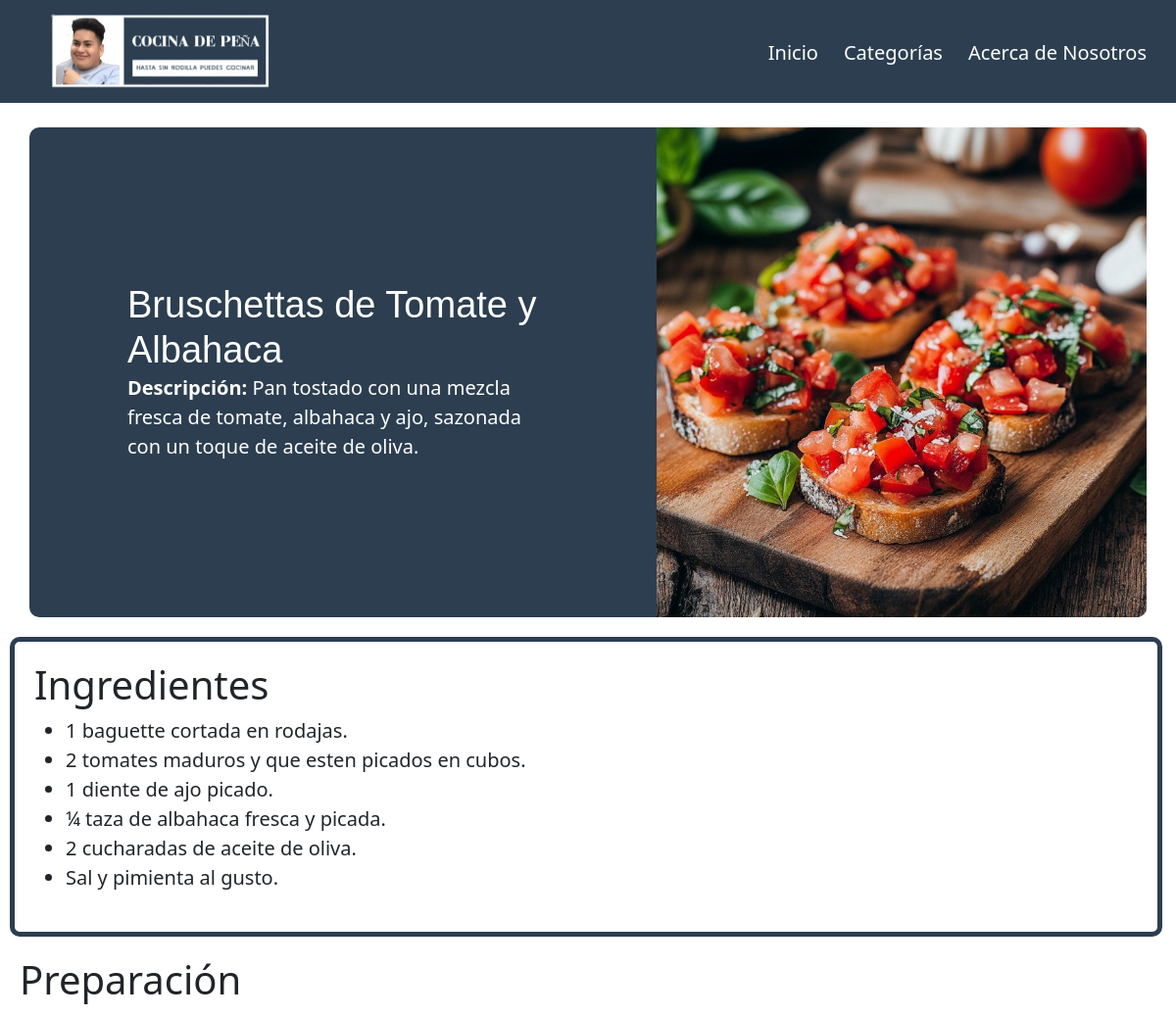
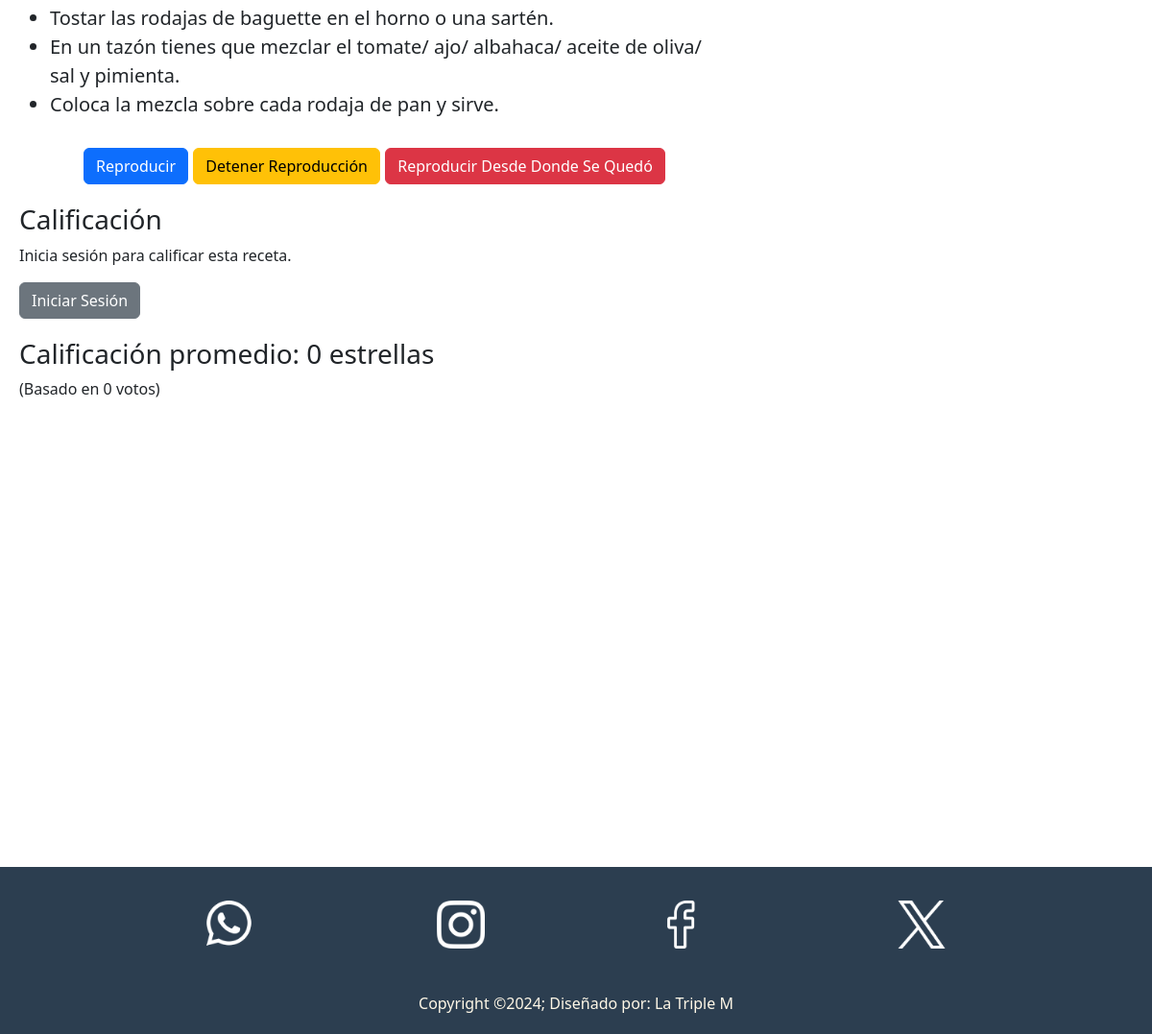
Page /receta.php?id=9 on the committed database (2 pictures, top to bottom).
### tables this page shows
CREATE TABLE `recetas` (
  `id` int(11) NOT NULL,
  `img` varchar(255) NOT NULL,
  `nombre` varchar(100) NOT NULL,
  `micro` varchar(250) NOT NULL,
  `categorias` varchar(255) DEFAULT NULL,
  `preparacion` text NOT NULL,
  `ingredientes` text NOT NULL,
  `calificacion_promedio` float DEFAULT 0,
  `numero_votos` int(11) DEFAULT 0
);

### receta.php (the view, shortened to what this page needs)
<?php
$servername = "localhost";
$username = "root";
$password = "";
$dbname = "cocina";
$mysqli = new mysqli($servername, $username, $password, $dbname);
$receta_id = isset($_GET['id']) ? (int)$_GET['id'] : 0;
$sql = "SELECT * FROM recetas WHERE id = ?";
$stmt = $mysqli->prepare($sql);
$stmt->bind_param("i", $receta_id);
$stmt->execute();
$result = $stmt->get_result();
if ($row = $result->fetch_assoc()):
?>
<!DOCTYPE html>
<html lang="en">
<head>
    <link href="https://cdn.jsdelivr.net/npm/bootstrap@5.3.0-alpha1/dist/css/bootstrap.min.css" rel="stylesheet">
    <link rel="stylesheet" href="css/styles.css">
</head>
<body>
    <header>
        <nav class="navbar navbar-expand-lg navbar-dark bg-dark">
            <div class="container-fluid">
                <a class="navbar-brand" href="index.php"><img src="img/logos/10.png" alt="Logo"></a>
                <div class="collapse navbar-collapse" id="navbarNav">
                    <ul class="navbar-nav ms-auto">
                        <li class="nav-item"><a class="nav-link" href="index.php">Inicio</a></li>
                        <li class="nav-item"><a class="nav-link" href="pages/categorias.html">Categorías</a></li>
                        <li class="nav-item"><a class="nav-link" href="pages/nosotros.html">Acerca de Nosotros</a></li>
                    </ul>
                </div>
            </div>
        </nav>
    </header>
    <main>
        <div class="contenedor_receta">
            <div class="texto" id="titulo">
                <h1 class="card-title"><?= htmlspecialchars($row['nombre']) ?></h1>
                <p class="card-text"><strong>Descripción: </strong><?= htmlspecialchars($row['micro']) ?></p>
            </div>
            <?php if (!empty($row['img'])): ?>
                <img src="<?= htmlspecialchars($row['img']) ?>" alt="Imagen de la receta" class="img-fluid">
            <?php else: ?>
                <p>No hay imagen disponible</p>
            <?php endif; ?>
        </div>
        <div class="contenedor_ingredientes" id="ingredientes">
            <h1>Ingredientes</h1>
            <div class="ingredientes">
                <div class="overflow-auto" style="height: 200px;">
                    <ul id="scrollspyHeading1">
                        <?php
                        $ingredientes = explode(',', $row['ingredientes']);
                        foreach ($ingredientes as $ingrediente): ?>
                            <li><?= htmlspecialchars(trim($ingrediente)) ?></li>
                        <?php endforeach; ?>
                    </ul>
                </div>
            </div>
        </div>
        <div class="Contendor_Preparacion" id="preparacion">
            <h1>Preparación</h1>
            <div class="paso_de_preparacion">
                <ul>
                    <?php
                    $preparaciones = explode(',', $row['preparacion']);
                    foreach ($preparaciones as $preparacion): ?>
                        <li><?= htmlspecialchars(trim($preparacion)) ?></li>
                    <?php endforeach; ?>
                </ul>
                <div class="botones">
                    <button type="button" class="btn btn-primary" id="leer">Reproducir</button>
                    <button type="button" class="btn btn-warning" id="detener">Detener Reproducción</button>
                    <button type="button" class="btn btn-danger" id="reproducir">Reproducir Desde Donde Se Quedó</button>
                </div>
            </div>
        <div class="calificacion">
            <h3>Calificación</h3>
            <?php if (isset($_SESSION['usuario_id'])): ?>
                <?php
                $usuario_id = $_SESSION['usuario_id'];
                $check_query = "SELECT calificacion FROM votos WHERE id_usuario = ? AND id_receta = ?";
                $check_stmt = $mysqli->prepare($check_query);
                $check_stmt->bind_param("si", $usuario_id, $receta_id);
                $check_stmt->execute();
                $voto_result = $check_stmt->get_result();
                $check_stmt->close();
                ?>
                <?php if ($voto_result->num_rows > 0): ?>
                    <p>Ya has calificado esta receta.</p>
                    <form action="paginas/php/php/eliminar_voto.php" method="post">
                        <input type="hidden" name="receta_id" value="<?= htmlspecialchars($receta_id) ?>">
                        <input type="hidden" name="usuario_id" value="<?= htmlspecialchars($usuario_id) ?>">
                        <button type="submit" class="btn btn-danger">Eliminar mi voto</button>
                    </form>
                <?php else: ?>
                    <form action="paginas/php/php/calificar_receta.php" method="post">
                        <input type="hidden" name="receta_id" value="<?= htmlspecialchars($receta_id) ?>">
                        <input type="hidden" name="usuario_id" value="<?= htmlspecialchars($usuario_id) ?>">
                        <label>
                            Calificación:
                            <select name="calificacion" required>
                                <option value="1">1 estrella ⭐</option>
                                <option value="2">2 estrellas ⭐⭐</option>
                                <option value="3">3 estrellas ⭐⭐⭐</option>
                                <option value="4">4 estrellas ⭐⭐⭐⭐</option>
                                <option value="5">5 estrellas ⭐⭐⭐⭐⭐</option>
                            </select>
                        </label>
                        <button type="submit" class="btn btn-primary">Enviar Calificación</button>
                    </form>
                <?php endif; ?>
            <?php else: ?>
                <p>Inicia sesión para calificar esta receta.</p>
                <a href="paginas/php/login.html" class="btn btn-secondary">Iniciar Sesión</a>
            <?php endif; ?>
        </div>
        <div class="calificacion_promedio">
            <h3>Calificación promedio: <?= round($row['calificacion_promedio'] ?? 0, 1) ?> estrellas</h3>
            <p>(Basado en <?= $row['numero_votos'] ?? 0 ?> votos)</p>
        </div>
        </div>
    </main>
    <footer>
        <div class="footerContainer">
            <div class="redes">
                <a href=""><img src="img/iconos/whatsapp-f.png" alt=""></a>
                <a href=""><img src="img/iconos/instagram-f.png" alt=""></a>
                <a href=""><img src="img/iconos/facebook-f.png" alt=""></a>
                <a href=""><img src="img/iconos/x-f.png" alt=""></a>
            </div>
            <p>Copyright &copy;2024; Diseñado por: La Triple M</p>
        </div>
    </footer>
</body>
</html>
<?php
else:
    echo "<p>Receta no encontrada.</p>";
endif;
?>

### css/styles.css (style rules this page uses)
.nav-link, .dropdown-item { color: white !important; font-size: 20px; margin-top: 5px; padding-bottom: 10px; transition: transform 0.5s, filter 0.5s, border-bottom 0.5s; margin-right: 10px; }
.navbar { position: fixed; top: 0; left: 0; width: 100%; z-index: 1000; background-color: #2C3E50 !important; }
.container-fluid a img { width: 300px; margin-left: 2px; cursor: pointer; transition: transform 0.8s; border: none; }
.card-title { font-size: 38px; }
.card-text { font-size: 20px; }
.btn-primary { margin: auto; }
footer { margin-top: 50px; background-color: #2C3E50; color: #FFF8E7; padding: 10px 0; }
.footerContainer { width: 100%; max-width: 1200px; margin: 0 auto; padding: 10px; }
.redes { display: flex; justify-content: center; flex-wrap: wrap; margin-top: 10px; }
.redes a { margin: 5px; }
.redes a img { width: 50px; transition: 0.2s; margin: 0px 90px auto; }
footer p { margin: 40px 0px auto; text-align: center; }
.contenedor_receta { margin-top: 290px; background-color: #2C3E50; border-radius: 10px; margin: 130px auto; width: 95%; height: 500px; display: flex; justify-content: space-between; align-items: center; box-sizing: border-box; }
.contenedor_receta h1, .contenedor_receta h2 { color: white; font-family: 'Franklin Gothic Medium', 'Arial Narrow', Arial, sans-serif; text-align: left; }
.texto { display: flex; flex-direction: column; padding: 100px; margin-right: auto; }
.texto .card-text { color: white; }
.contenedor_receta img { height: 100%; border-top-right-radius: 10px; border-bottom-right-radius: 10px; object-fit: cover; }
.Contendor_Preparacion { width: 65%; height: auto; display: flex; flex-direction: column; gap: 20px; padding: 20px; margin-bottom: 450px; }
.paso_de_preparacion { margin-top: -10px; font-size: 20px; }
.contenedor_ingredientes { border: 5px solid #2C3E50; border-radius: 10px; margin: -110px 10px auto; width: 98%; height: auto; display: flex; flex-direction: column; gap: 20px; padding: 20px; }
.contenedor_ingredientes li { font-size: 20px; }
.ingredientes { align-items: center; margin-top: -20px; }
.overflow-auto { padding-bottom: 40px; padding-right: 10px; }
.botones { text-align: center; margin-top: 30px; }

### rows in the picture
recetas: nombre "Bruschettas de Tomate y Albahaca", micro "Pan tostado con una mezcla fresca de tomate, albahaca y ajo, sazonada con un toque de aceite de oliva.", img (picture), ingredientes "1 baguette cortada en rodajas.", ingredientes "2 tomates maduros y que esten picados en cubos.", ingredientes "1 diente de ajo picado.", ingredientes "¼ taza de albahaca fresca y picada.", ingredientes "2 cucharadas de aceite de oliva.", ingredientes "Sal y pimienta al gusto.", preparacion "Tostar las rodajas de baguette en el horno o una sartén.", preparacion "En un tazón tienes que mezclar el tomate/ ajo/ albahaca/ aceite de oliva/ sal y pimienta.", preparacion "Coloca la mezcla sobre cada rodaja de pan y sirve.", calificacion_promedio "0", numero_votos "0"
